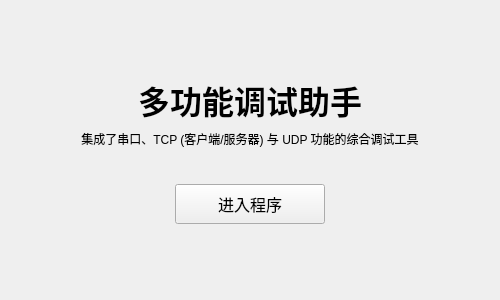
<?xml version="1.0" encoding="UTF-8"?>
<ui version="4.0">
 <class>WelcomeWindow</class>
 <widget class="QWidget" name="WelcomeWindow">
  <property name="geometry">
   <rect>
    <x>0</x>
    <y>0</y>
    <width>500</width>
    <height>300</height>
   </rect>
  </property>
  <property name="windowTitle">
   <string>Form</string>
  </property>
  <layout class="QVBoxLayout" name="verticalLayout">
   <item>
    <spacer name="verticalSpacer_top">
     <property name="orientation">
      <enum>Qt::Vertical</enum>
     </property>
     <property name="sizeHint" stdset="0">
      <size>
       <width>20</width>
       <height>40</height>
      </size>
     </property>
    </spacer>
   </item>
   <item>
    <widget class="QLabel" name="titleLabel">
     <property name="font">
      <font>
       <pointsize>24</pointsize>
       <bold>true</bold>
      </font>
     </property>
     <property name="text">
      <string>多功能调试助手</string>
     </property>
     <property name="alignment">
      <set>Qt::AlignCenter</set>
     </property>
    </widget>
   </item>
   <item>
    <widget class="QLabel" name="descriptionLabel">
     <property name="text">
      <string>集成了串口、TCP (客户端/服务器) 与 UDP 功能的综合调试工具</string>
     </property>
     <property name="alignment">
      <set>Qt::AlignCenter</set>
     </property>
    </widget>
   </item>
   <item>
    <spacer name="verticalSpacer_mid">
     <property name="orientation">
      <enum>Qt::Vertical</enum>
     </property>
     <property name="sizeType">
      <enum>QSizePolicy::Fixed</enum>
     </property>
     <property name="sizeHint" stdset="0">
      <size>
       <width>20</width>
       <height>30</height>
      </size>
     </property>
    </spacer>
   </item>
   <item>
    <layout class="QHBoxLayout" name="horizontalLayout">
     <item>
      <spacer name="horizontalSpacer_left">
       <property name="orientation">
        <enum>Qt::Horizontal</enum>
       </property>
       <property name="sizeHint" stdset="0">
        <size>
         <width>40</width>
         <height>20</height>
        </size>
       </property>
      </spacer>
     </item>
     <item>
      <widget class="QPushButton" name="enterButton">
       <property name="minimumSize">
        <size>
         <width>150</width>
         <height>40</height>
        </size>
       </property>
       <property name="font">
        <font>
         <pointsize>12</pointsize>
        </font>
       </property>
       <property name="text">
        <string>进入程序</string>
       </property>
      </widget>
     </item>
     <item>
      <spacer name="horizontalSpacer_right">
       <property name="orientation">
        <enum>Qt::Horizontal</enum>
       </property>
       <property name="sizeHint" stdset="0">
        <size>
         <width>40</width>
         <height>20</height>
        </size>
       </property>
      </spacer>
     </item>
    </layout>
   </item>
   <item>
    <spacer name="verticalSpacer_bottom">
     <property name="orientation">
      <enum>Qt::Vertical</enum>
     </property>
     <property name="sizeHint" stdset="0">
      <size>
       <width>20</width>
       <height>40</height>
      </size>
     </property>
    </spacer>
   </item>
  </layout>
 </widget>
 <resources/>
 <connections/>
</ui>
